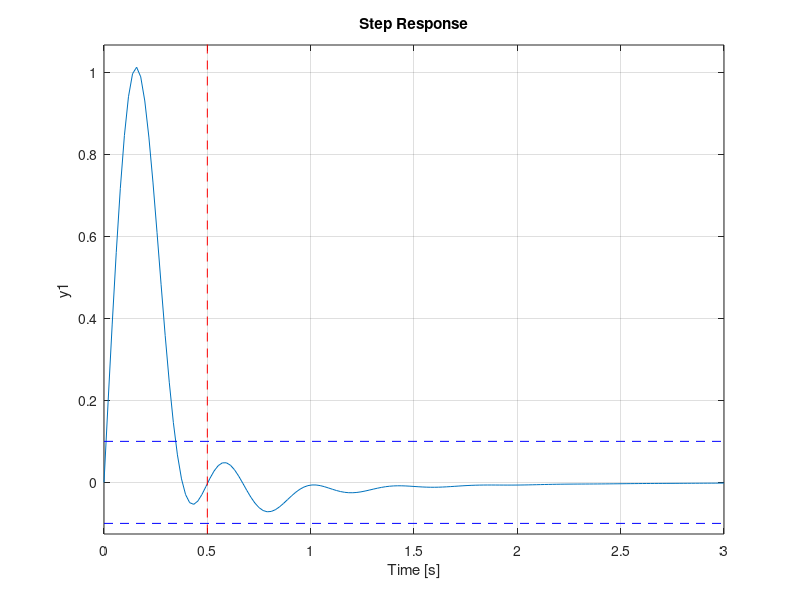

Here is the MATLAB script that generated this plot: (Note: this script raises an error after producing the figure.)
s=tf('s');
Gd = 10/(s+1);
G=20/((s+1)*((s/20)^2+(s/20)+1));
wc = 10;
bode(Gd)


%[a,b,c,d]=margin(Gd);
omega = 200;
zeta = 0.8;
Fy =inv(G)*(wc/s) * (omega^2/(s^2 + 2*omega*zeta*s + omega^2));
step(Gd/(1+G*Fy))

%%
K=1;
s=tf('s');
Gd = 10/(s+1);
G=20/((s+1)*((s/20)^2+(s/20)+1));

wc = 10;
w_I=4.7;
delta = 0.25;
K=0.9;
tau=0.2;


Fy  =(1/2)*K*(s+w_I)/s *(s+1+delta)/(s+1);
Fr = 1/(1+tau*s);

step(Gd/(1+Fy*G),3);
hold on 
plot([0.5 0.5],[1.2 -0.2],'r--')
plot( [0 3], [0.1 0.1], 'b--')
plot( [0 3], [-0.1 -0.1], 'b--')
hold off
stepinfo(G*Fy*Fr/(1+Fy*G))

figure;
d_To_u=Fy*Gd*(1)/(1+Fy*G);
step(d_To_u)
hold on
r_To_u = Fy*Fr*(1)/(1+Fy*G);
step(r_To_u)
figure;
bode(1/(1+Fy*G))
figure;
bode(1- 1/(1+Fy*G) )

figure;
step((Fr*Fy*G)/(1+G*Fy))
